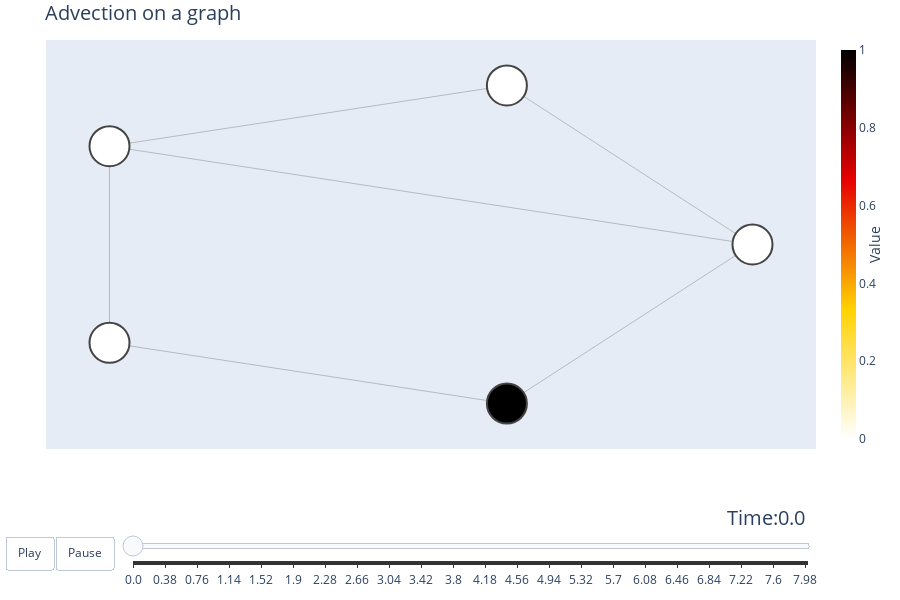

Notebook code cell kept with this figure:
### Markdown cell above
## Show animation

### Code cell
fig = gu.animate_graph(data, times, show_animation=True, title="Advection on a graph")
